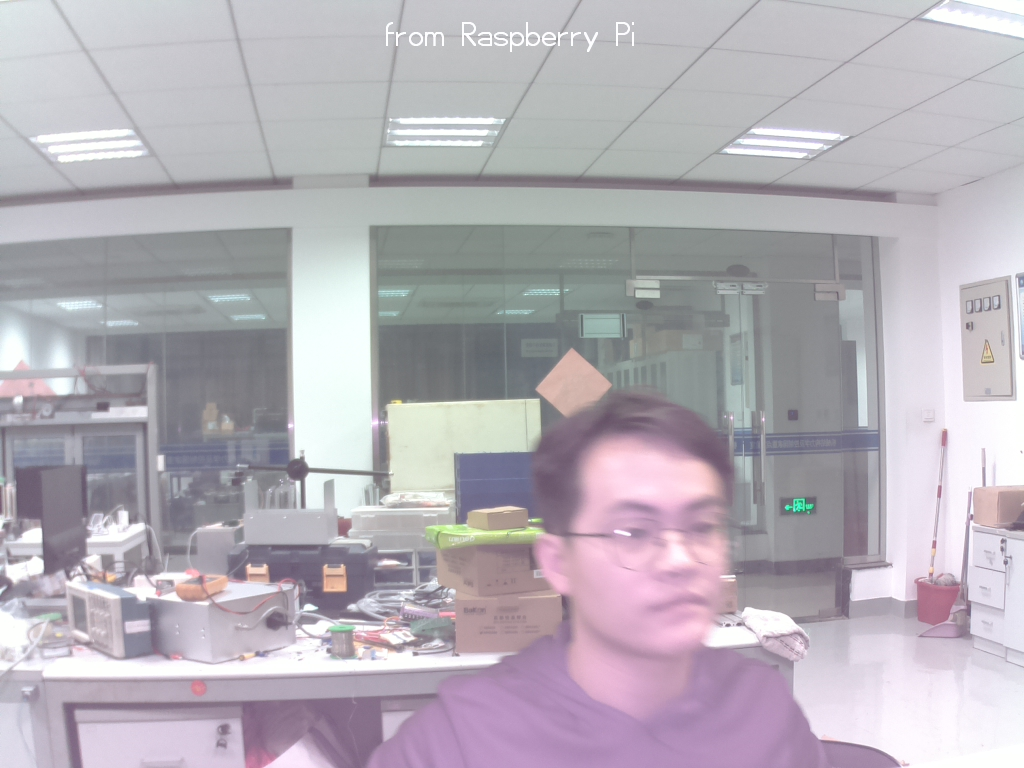
#> input picture opencv_test/image2.jpg, 1024 x 768 px; the run also reads 1 picture not shown here
$ python BPoi.py
#> lines starting #> are read from the running program, lines starting #| are printed output that depends on the picture; after the words box and inside, x2 and y2 are one past the last pixel; in counts of white or black regions, pixels touching at a corner belong together
'''
from opencv.org tutorials
https://docs.opencv.org/4.5.2/d3/df2/tutorial_py_basic_ops.html

Basic Operations on images

'''

import numpy as np
import cv2 as cv

img = cv.imread('image2.jpg')
#> img is the input picture: shape (768, 1024, 3); mean B, G, R 183.6, 175.7, 181.1

# Accessing and Modifying pixel values
px = img[100,100]
#> px = [209, 205, 204]
print(px)
#| [209 205 204]

blue = img[100,100,0]
#> blue = 209
print( blue )
#| 209

print(img.item(10,10,2))
#| 222
img.itemset((10,10,2),100)
#> img: shape (768, 1024, 3); under 0.01% of pixels changed, all inside (x1, y1, x2, y2) = (10, 10, 11, 11)
print(img.item(10,10,2))
#| 100

# Accessing Image Properties
print( img.shape )
#| (768, 1024, 3)
print( img.size )
#| 2359296
print( img.dtype )
#| uint8

# Image ROI
face = img[390:680, 530:740]
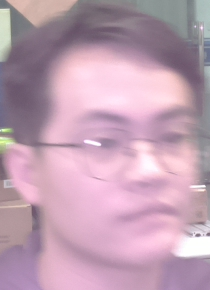
#> face: shape (290, 210, 3); mean B, G, R 178.2, 160.2, 191.9
cv.imshow("display window", face)
img2 = img
img2[90:380, 130:340] = face
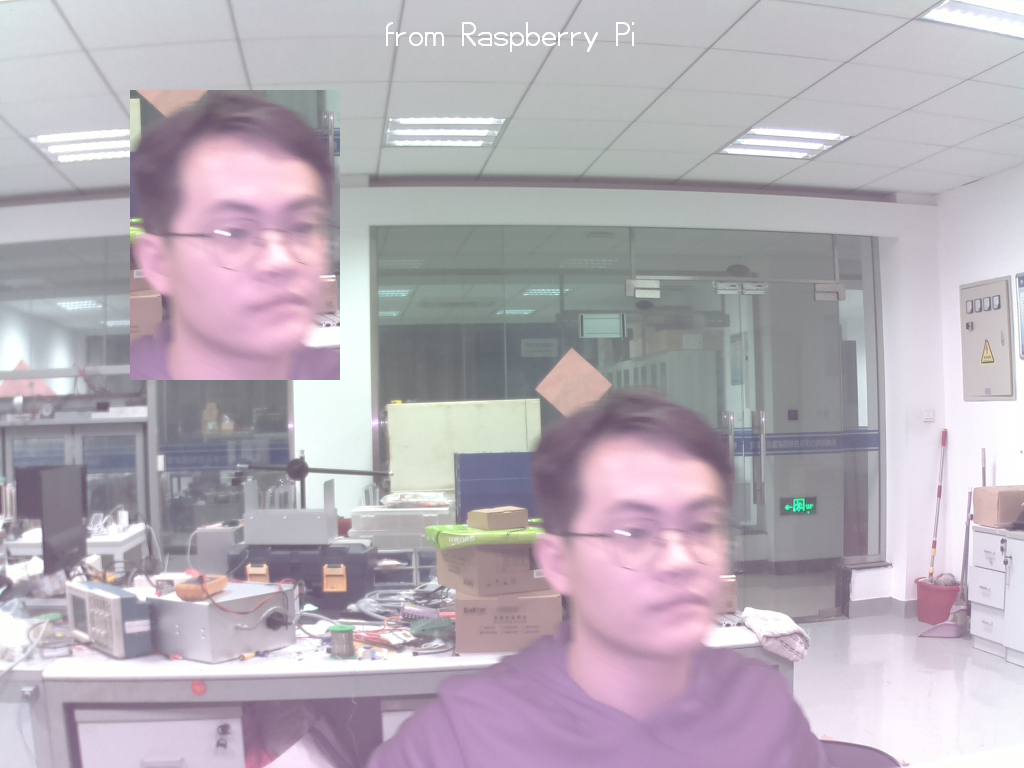
#> img2: shape (768, 1024, 3); mean B, G, R 183.7, 174.6, 182.7
cv.imshow("display window2", img2)


b,g,r = cv.split(img)
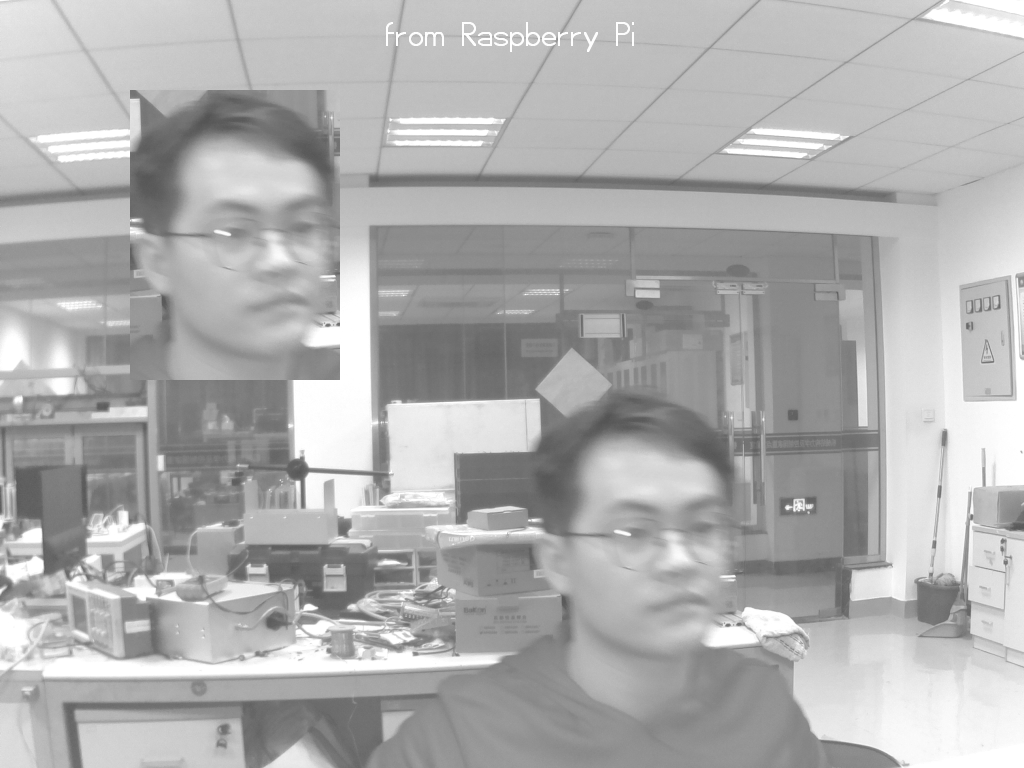
#> g: shape (768, 1024); min 83, max 255, mean 174.6
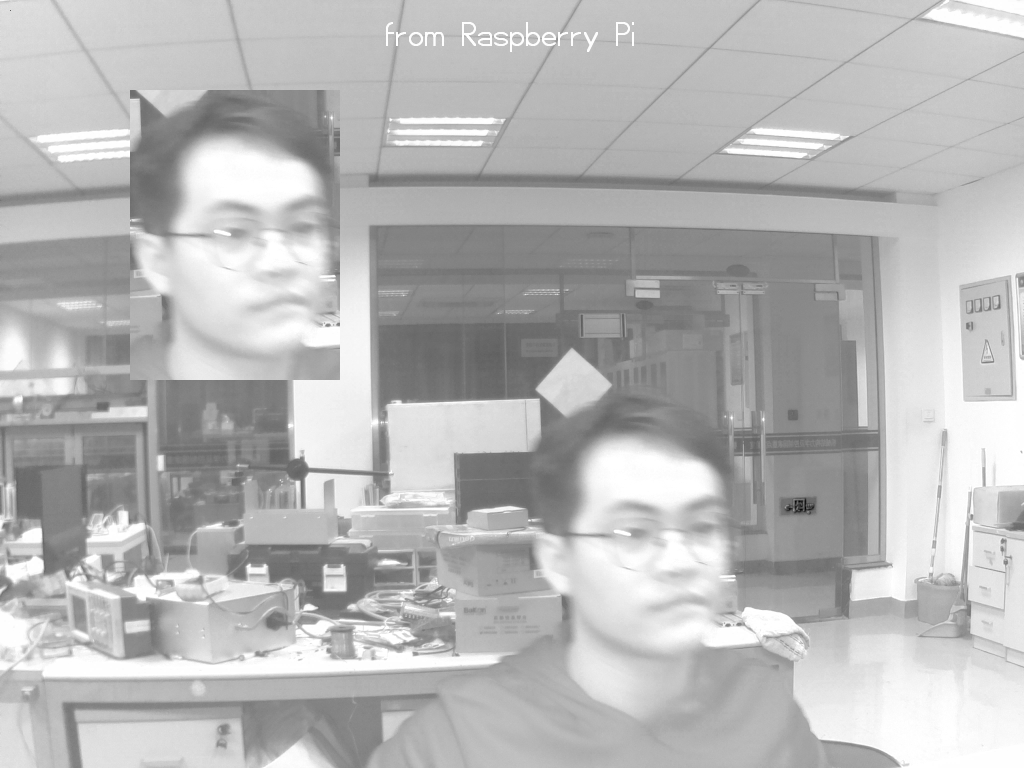
#> r: shape (768, 1024); min 7, max 255, mean 182.7
img3 = cv.merge((b,g,r))
img3[:,:,2] = 0
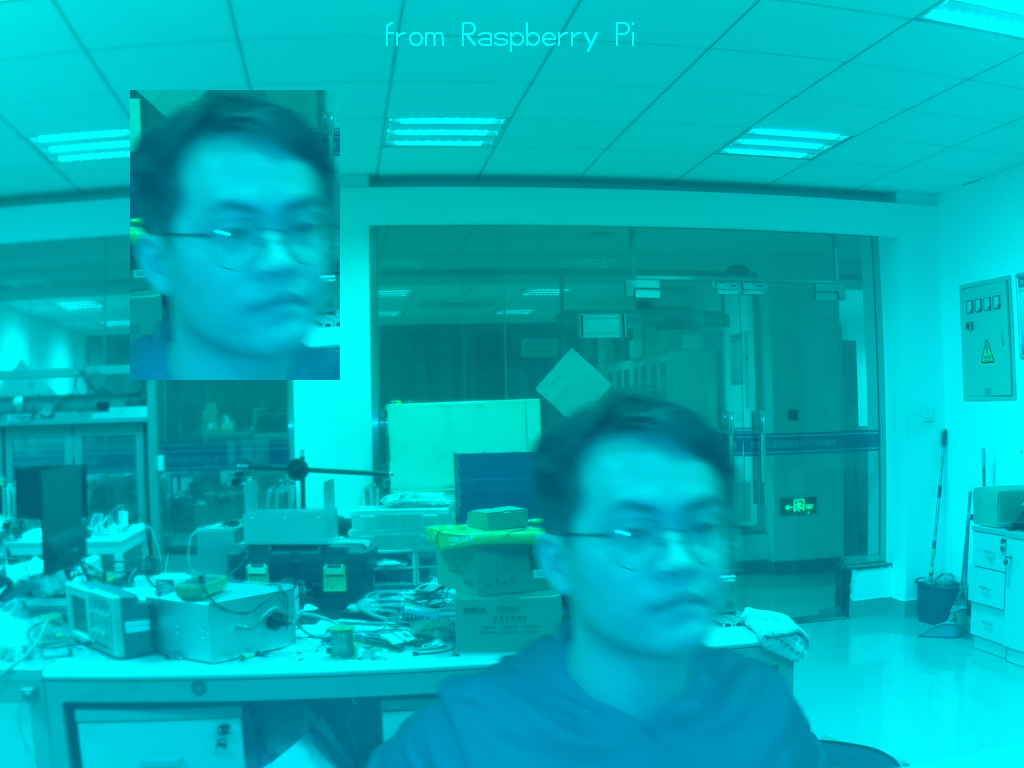
#> img3: shape (768, 1024, 3); mean B, G, R 183.7, 174.6, 0
cv.imshow("display window3", img3)


# Making Borders for Images (Padding)

from matplotlib import pyplot as plt

BLUE = [255,0,0]
img1 = cv.imread('image3.png')
# img1 = img

replicate = cv.copyMakeBorder(img1,10,10,10,10,cv.BORDER_REPLICATE)
reflect = cv.copyMakeBorder(img1,10,10,10,10,cv.BORDER_REFLECT)
reflect101 = cv.copyMakeBorder(img1,10,10,10,10,cv.BORDER_REFLECT_101)
wrap = cv.copyMakeBorder(img1,10,10,10,10,cv.BORDER_WRAP)
constant= cv.copyMakeBorder(img1,10,10,10,10,cv.BORDER_CONSTANT,value=BLUE)
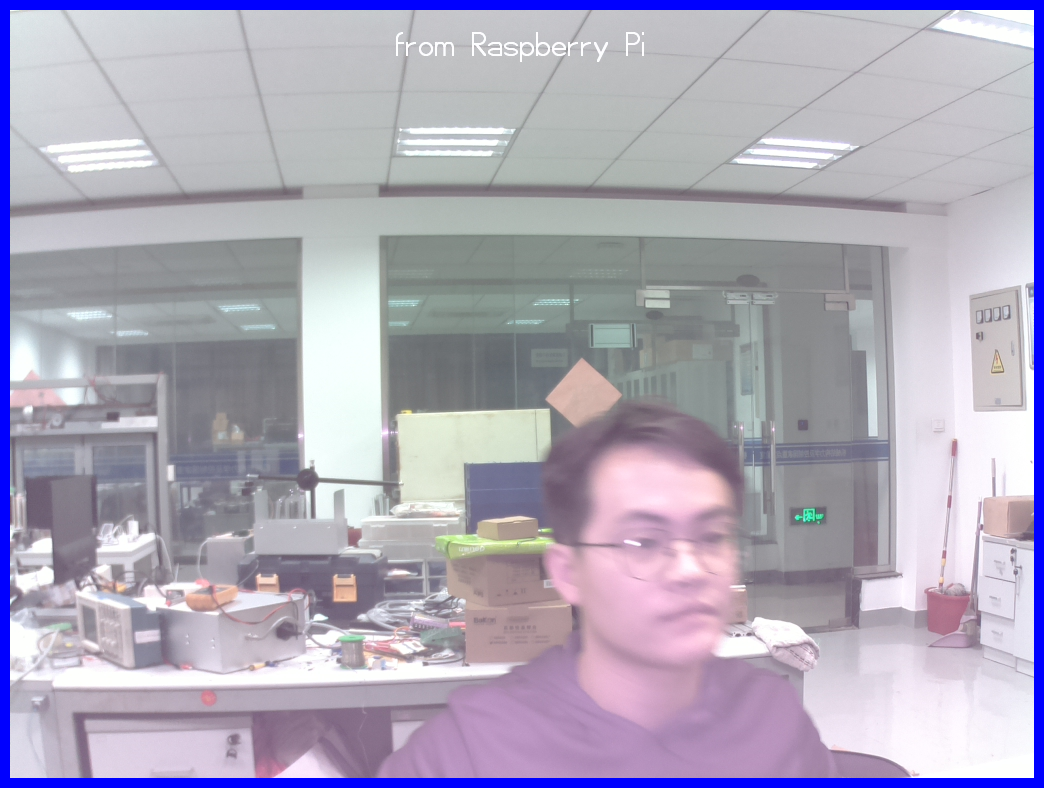
#> constant: shape (788, 1044, 3); mean B, G, R 186.7, 168, 173.1

plt.subplot(231),plt.imshow(img1,'gray'),plt.title('ORIGINAL')
plt.subplot(232),plt.imshow(replicate,'gray'),plt.title('REPLICATE')
plt.subplot(233),plt.imshow(reflect,'gray'),plt.title('REFLECT')
plt.subplot(234),plt.imshow(reflect101,'gray'),plt.title('REFLECT_101')
plt.subplot(235),plt.imshow(wrap,'gray'),plt.title('WRAP')
plt.subplot(236),plt.imshow(constant,'gray'),plt.title('CONSTANT')

plt.show()
#> figure, not shown here; B, G, R data is drawn as R, G, B

k = cv.waitKey(0)
#> (key q is pressed here)
if k == ord("q"):
#> (the run stopped early here; a loop or call above may not have finished)
